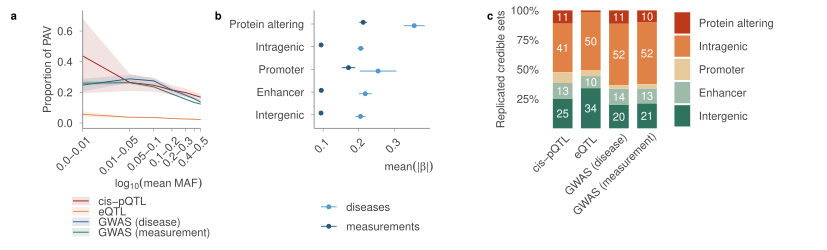

The script that saved this image:
## Script to generate Figure 2 and Extended Data Fig. 9
# The MAF-vs-effect-size panel is a standalone Extended Data Fig. 9, and Figure 2 has
# three panels:
#   a = plot_b (proportion of PAV across MAF bins)
#   b = plot_d (mean |beta| across five consequence groups)
#   c = plot_c (consequence/localisation distribution across four study types)
# Outputs: figure_2.pdf and ../../05-figures-supplementary/extended_data/extended_figure_9.pdf
#
# The script requires the intermediate data files generated by
# chapters/02-analysis-main/02_selective_pressures.ipynb

suppressPackageStartupMessages({
  library(dplyr)
  library(ggplot2)
  library(readr)
  library(cowplot)
  library(patchwork)
})

# Run from the repository root: tools/run_r.sh chapters/04-figures-main/figure_2/figure_2.R
data_dir <- "data/intermediate_files_refactor"
out_dir <- "chapters/04-figures-main/figure_2"


data_2a_path <- file.path(data_dir, "figure_2_a.csv")
data_2b_path <- file.path(data_dir, "figure_2_b.csv")
stopifnot(file.exists(data_2a_path))
stopifnot(file.exists(data_2b_path))

data_2a <- readr::read_csv(data_2a_path)
data_2b <- readr::read_csv(data_2b_path)


data_2c_path <- file.path(data_dir, "figure_2_c.csv")
data_2d_path <- file.path(data_dir, "figure_2_d.csv")
stopifnot(file.exists(data_2c_path))
stopifnot(file.exists(data_2d_path))

data_2c <- readr::read_csv(data_2c_path)
data_2d <- readr::read_csv(data_2d_path)


# Theme to mimic matplotlib styling (Helvetica, light grid, no spines)
base_theme <- theme_minimal() +
  theme(
    text = element_text(face = "plain", color = "#434343"),
    plot.title = element_text(
      face = "plain",
      size = 10,
      hjust = 0.5,
      color = "#434343"
    ),
    axis.title = element_text(size = 8, face = "plain", color = "#434343"),
    axis.text = element_text(size = 8, face = "plain", color = "#434343"),
    axis.text.x = element_text(
      size = 8,
      margin = margin(t = 0, b = 0),
      color = "#434343",
      angle = 45,
      hjust = 0.9
    ),
    axis.title.x = element_text(
      size = 8,
      face = "plain",
      color = "#434343",
      margin = margin(t = 10)
    ),
    axis.ticks = element_line(color = "#8a8a8a", linewidth = 0.2),
    axis.ticks.length = unit(0.08, "cm"),
    panel.background = element_blank(),
    panel.grid.major = element_blank(),
    panel.grid.major.x = element_blank(),
    panel.grid.major.y = element_blank(),
    panel.grid.minor = element_blank(),
    panel.border = element_blank(),
    axis.line = element_line(color = "#8a8a8a", linewidth = 0.3),
    legend.position = "right",
    legend.title = element_blank(),
    legend.text = element_text(face = "plain", color = "#434343", size = 8)
  )

# Define colors (shared by plot a and plot b)
colors <- c(
  "cis-pqtl" = "#A01813",
  "eqtl" = "#E08145",
  "gwas-disease" = "#245780",
  "gwas-measurement" = "#2F735F"
)

# Ensure studyType has a consistent order across both plots
studytype_levels <- c("cis-pqtl", "eqtl", "gwas-disease", "gwas-measurement")

# X-axis title position for plot a and b (hjust: 0 = left, 0.5 = center, 1 = right; vjust: vertical)
x_axis_title_hjust_a <- 0.8
x_axis_title_vjust_a <- 1
x_axis_title_hjust_b <- 0.8
x_axis_title_vjust_b <- 1

# Aspect ratio for all four panels (height/width; same value keeps panels uniform)
panel_aspect_ratio <- 0.6

# ---- Plot A ----

data_2a$studyType <- factor(
  data_2a$studyType,
  levels = studytype_levels
)

# X-axis breaks for plot a) (show all labels except 0.3-0.4)
x_breaks_a <- sort(unique(data_2a$mafBinMidpoint))
x_labels_a <- sort(unique(data_2a$mafBinRange))
x_labels_a[x_labels_a == "0.3-0.4"] <- ""

# Calculate y-axis limits for plot a) to ensure all data is visible
max_y_a <- max(data_2a$avgAbsEstimatedBetaInBucketCIUpper)
y_upper_a <- ceiling(max_y_a * 10) / 10 # Round up to nearest 0.1


# Create plot a)
plot_a <- ggplot(
  data_2a,
  aes(
    x = mafBinMidpoint,
    y = avgAbsEstimatedBetaInBucket,
    color = studyType,
    fill = studyType,
    group = studyType
  )
) +
  geom_ribbon(
    aes(
      ymin = avgAbsEstimatedBetaInBucketCILower,
      ymax = avgAbsEstimatedBetaInBucketCIUpper
    ),
    alpha = 0.12,
    colour = NA,
    na.rm = TRUE
  ) +
  geom_line(linewidth = 0.3, na.rm = TRUE) +
  scale_color_manual(
    values = colors,
    breaks = names(colors),
    labels = c("cis-pQTL", "eQTL", "GWAS (disease)", "GWAS (measurement)"),
    name = "studyType"
  ) +
  scale_fill_manual(
    values = colors,
    breaks = names(colors),
    labels = c("cis-pQTL", "eQTL", "GWAS (disease)", "GWAS (measurement)"),
    name = "studyType"
  ) +
  scale_x_log10(
    breaks = x_breaks_a,
    labels = x_labels_a,
    expand = c(0, 0)
  ) +
  labs(
    x = expression(log[10](mean~MAF)),
    y = expression(mean("|" * beta * "|"))
  ) +
  base_theme +
  coord_cartesian(ylim = c(0, y_upper_a)) +
  theme(
    plot.margin = margin(t = 5, r = 0, b = 15, l = 10),
    axis.title.x = element_text(
      size = 8,
      face = "plain",
      color = "#434343",
      margin = margin(t = 4),
      hjust = x_axis_title_hjust_a,
      vjust = x_axis_title_vjust_a
    ),
    axis.title.y = element_text(size = 8, face = "plain", color = "#434343"),
    legend.position = "none", # Legend will be placed at bottom
    aspect.ratio = panel_aspect_ratio
  )

# ---- Plot B ----

# Ensure study type has the same factor levels as plot a)
data_2b$studyType <- factor(
  data_2b$studyType,
  levels = studytype_levels
)

# Define bins and labels (show all except 0.3-0.4)
x_labels_b <- sort(unique(data_2b$mafBinRange))
x_labels_b[x_labels_b == "0.3-0.4"] <- ""
x_breaks_b <- sort(unique(data_2b$mafBinMidpoint))

# Calculate y-axis limits to ensure all data is visible in plot b)
max_y <- max(data_2b$alteringProportionInBucketCIUpper)
y_upper <- ceiling(max_y * 10) / 10 # Round up to nearest 0.1

# Create plot b)
plot_b <- ggplot(
  data_2b,
  aes(
    x = mafBinMidpoint,
    y = alteringProportionInBucket,
    color = studyType,
    fill = studyType,
    group = studyType
  )
) +
  geom_ribbon(
    aes(
      ymin = alteringProportionInBucketCILower,
      ymax = alteringProportionInBucketCIUpper
    ),
    alpha = 0.12,
    colour = NA,
    na.rm = TRUE
  ) +
  geom_line(linewidth = 0.3, na.rm = TRUE) +
  scale_color_manual(
    values = colors,
    breaks = names(colors),
    labels = c("cis-pQTL", "eQTL", "GWAS (disease)", "GWAS (measurement)"),
    name = "studyType"
  ) +
  scale_fill_manual(
    values = colors,
    breaks = names(colors),
    labels = c("cis-pQTL", "eQTL", "GWAS (disease)", "GWAS (measurement)"),
    name = "studyType"
  ) +
  scale_x_log10(
    breaks = x_breaks_b,
    labels = x_labels_b,
    expand = c(0, 0)
  ) +
  labs(
    x = expression(log[10](mean~MAF)),
    y = "Proportion of PAV"
  ) +
  base_theme +
  coord_cartesian(ylim = c(0, max(y_upper, 0.6))) +
  theme(
    plot.margin = margin(t = 5, r = 0, b = 15, l = 15),
    axis.title.x = element_text(
      size = 8,
      face = "plain",
      color = "#434343",
      margin = margin(t = 4),
      hjust = x_axis_title_hjust_b,
      vjust = x_axis_title_vjust_b
    ),
    axis.title.y = element_text(size = 8, face = "plain", color = "#434343"),
    legend.position = "none", # Legend will be placed at bottom
    aspect.ratio = panel_aspect_ratio
  )

# ---- Plot C ----

# Categorical palette for consequence categories (used in plot c)
categorical_dark_colors <- c(
  "#BC3A19",
  "#E08145",
  "#E6CA9C",
  "#9EBAA8",
  "#2F735F"
)


fill_label_order <- c(
  "protein_altering",
  "intragenic",
  "promoter",
  "enhancer",
  "intergenic"
)

# Human-readable labels for consequence categories (shared by forest plot c and barplot d)
consequence_labels <- c(
  "protein_altering" = "Protein altering",
  "intragenic" = "Intragenic",
  "promoter" = "Promoter",
  "enhancer" = "Enhancer",
  "intergenic" = "Intergenic"
)

# Format labels: show rounded integers for segments > 5%
data_c <- data_2c %>%
  mutate(
    pConsequenceLabel = ifelse(
      pConsequenceValue > 10.0,
      sprintf("%.0f", round(pConsequenceValue)),
      ""
    ),
    percentage = pConsequenceValue / 100,
    consequenceCategory = factor(
      consequenceCategory,
      levels = fill_label_order
    )
  )

plot_c <- ggplot(
  data_c,
  aes(
    x = studyType,
    y = percentage,
    fill = consequenceCategory
  )
) +
  geom_col(width = 0.7, position = "stack") +
  geom_text(
    aes(label = pConsequenceLabel),
    position = position_stack(vjust = 0.5),
    colour = "white",
    size = 8 / .pt
  ) +
  scale_y_continuous(
    expand = c(0, 0),
    labels = function(x) {
      ifelse(x == 0, "", sprintf("%.0f%%", x * 100))
    }
  ) +
  scale_x_discrete(
    labels = c(
      "cis-pqtl" = "cis-pQTL",
      "eqtl" = "eQTL",
      "gwas-disease" = "GWAS (disease)",
      "gwas-measurement" = "GWAS (measurement)"
    )
  ) +
  scale_fill_manual(
    values = categorical_dark_colors,
    labels = consequence_labels,
    name = "Consequence category"
  ) +
  labs(
    x = "",
    y = "Replicated credible sets"
  ) +
  base_theme +
  theme(
    aspect.ratio = panel_aspect_ratio,
    axis.ticks = element_blank(),
    axis.line = element_blank(),
    legend.position = "right",
    legend.text = element_text(size = 8, hjust = 0.5),
    legend.key.size = unit(0.45, "cm"),
    legend.key.height = unit(0.59, "cm"),
    legend.box.spacing = unit(0.05, "cm"),
    legend.spacing = unit(0.5, "cm"),
    axis.text.x = element_text(
      size = 8,
      margin = margin(t = 0, b = 0),
      color = "#434343",
      angle = 45,
      hjust = 0.95
    ),
    axis.text.y = element_text(size = 8, color = "#434343", margin = margin(r = -3)),
    axis.title.x = element_text(
      size = 8,
      face = "plain",
      color = "#434343",
      margin = margin(t = 10)
    ),
    panel.spacing.x = unit(0, "cm"), # Reduce spacing between panels
    plot.margin = margin(t = 5, r = 0, b = 15, l = 0)
  )

# ---- Plot D ----

data_d <- data_2d |>
  dplyr::mutate(
    consequenceCategory = factor(
      consequenceCategory,
      # Reverse order as we flip the plot
      levels = rev(fill_label_order)
    ),
    studyType = case_when(
      studyType == "gwas-measurement" ~ "measurements",
      studyType == "gwas-disease" ~ "diseases",
    )
  )

position_dodge_w <- position_dodge(width = 0.3)

plot_d <- ggplot(
  data_d,
  aes(
    x = avgMaxAbsEstimatedBeta,
    y = consequenceCategory,
    color = studyType,
    group = studyType
  )
) +
  geom_errorbar(
    aes(
      xmin = CILower,
      xmax = CIUpper
    ),
    width = 0,
    linewidth = 0.3,
    position = position_dodge_w
  ) +
  geom_point(
    position = position_dodge_w,
    size = 1
  ) +
  scale_y_discrete(labels = consequence_labels) +
  scale_color_manual(
    values = c("diseases" = "#4F97CF", "measurements" = "#245780"),
    name = "Study type"
  ) +
  guides(
    color = guide_legend(
      nrow = 2, # 2 rows
      byrow = TRUE # Fill horizontally first
    )
  ) +
  labs(
    x = expression(mean("|" * beta * "|")),
    y = ""
  ) +
  base_theme +
  theme(
    legend.position = "bottom",
    legend.justification = c(1.16, 0.5),
    legend.text = element_text(size = 8),
    legend.key.size = unit(0.5, "cm"),
    legend.direction = "horizontal",
    legend.spacing.y = unit(-2, "cm"),
    # legend.box.spacing = unit(-1, "cm"),
    legend.margin = margin(t = 0, r = 0, b = 0, l = 0),
    axis.text.x = element_text(
      size = 8,
      color = "#434343",
      angle = 45,
      # vjust = 0.8,
      # hjust = 0.5,
      margin = margin(t = 0, b = 0)
    ),
    axis.text.y = element_text(size = 8, color = "#434343"),
    axis.title.x = element_text(
      size = 8,
      face = "plain",
      color = "#434343",
      margin = margin(t = -8),
      hjust = 0.9
    ),
    axis.title.y = element_blank(),
    plot.margin = margin(t = 5, r = 5, b = 15, l = 5)
    # No aspect.ratio: width controlled by rel_widths only, height fills row
  )

# ---- Combine plots horizontally using cowplot ----
# Revision r1: plot_a (mean |beta| vs MAF) is no longer part of Figure 2; it is
# promoted to a standalone Extended Data Fig. 9 at the bottom of this script.
# Panel mapping in the r1 figure: a = plot_b, b = plot_d, c = plot_c.

# extract axis titles using get_plot_component (cowplot function)
axis_title_b <- get_plot_component(plot_b, "xlab-b", return_all = TRUE)
axis_title_c <- get_plot_component(plot_c, "xlab-b", return_all = TRUE)
axis_title_d <- get_plot_component(plot_d, "xlab-b", return_all = TRUE)


# Published widths were c(1.2, 1.2, 1.2, 2) for (plot_a, plot_b, plot_d, plot_c).
# Dropping plot_a drops its 1.2; the remaining three keep their published
# proportions so panel c (plot_c) keeps the wider slot.
rel_widths <- c(1.2, 1.2, 2) # minimal gaps between panels
spacer <- ggplot() + theme_void()


# Combine plots (panel "a" = plot b, panel "b" = plot d, panel "c" = plot c)
# Minimal margins so plot content fills each panel (no gap between label and graph)
plots_abc <- plot_grid(
  plot_b + theme(legend.position = "none", axis.title.x = element_blank(), plot.margin = margin(t = 2, r = 0, b = 15, l = 5)),
  plot_d + theme(legend.position = "none", axis.title.x = element_blank(), plot.margin = margin(t = 0, r = 15, b = 0, l = 0)),
  plot_c + theme(legend.position = "right", axis.title.x = element_blank(), plot.margin = margin(t = 2, r = 0, b = 1, l = 5), legend.text.align = 0),
  nrow = 1,
  align = "h",
  rel_widths = rel_widths,
  labels = c("a", "b", "c"),
  label_size = 8,
  # Published offsets were c(0, -0.02, -0.08, -0.04) for four slots. plot_b takes
  # the first slot (0, as plot_a had), plot_d keeps -0.08; plot_c's slot is wider
  # here than in the published grid, so a positive offset is needed to keep its
  # label the same ~0.15 in from the panel instead of drifting into the gap.
  label_x = c(0, -0.08, 0.09)
)

# Combine x-axis titles (one per panel, same slot widths as the panel grid)
plots_abc_x_axes <- plot_grid(
  axis_title_b,
  axis_title_d,
  axis_title_c,
  nrow = 1,
  align = "h",
  rel_widths = rel_widths
)

# Study-type legend. Published figure took it from plot_a and shared it across
# panels a and b (plot_a / plot_b, identical scales and labels). plot_a is no
# longer in the grid, so it is now taken from plot_b, which carries the same
# scale_color_manual/scale_fill_manual breaks and labels -> identical legend.
# Laid out vertically (one entry per row) rather than as the published single
# horizontal row: with only one panel to serve it no longer needs ~3.6 in of
# width, and a ~1.3 in vertical block fits under panel a, which frees the space
# under panel b for legend_d.
legend_ab <- get_legend(
  plot_b +
    theme(
      legend.position = "bottom",
      legend.direction = "vertical",
      legend.text = element_text(size = 8),
      legend.key.size = unit(0.3, "cm"), # Adjust key size if needed
      legend.key.width = unit(0.5, "cm"), # Adjust key width for horizontal legend
      legend.key.height = unit(0.22, "cm"),
      legend.spacing.y = unit(0, "cm"),
      legend.margin = margin(t = 0, r = 0, b = 0, l = 0)
    )
)

# plot_c keeps its own consequence-category legend inside the panel (right),
# so its slot in the legend row stays empty, as in the published figure.
legend_c <- ggplot() +
  theme_void()

legend_d <- get_legend(
  plot_d +
    theme(
      legend.position = "bottom",
      legend.direction = "horizontal",
      legend.text = element_text(size = 8),
      legend.key.size = unit(0.3, "cm"),
      legend.key.width = unit(0.5, "cm"),
      legend.spacing.y = unit(-1.5, "cm")
    )
)

# Legend row, cell widths in inches of the 8.27 in canvas. Cells equal to the
# panel slots do not centre the legends on their panels: legend_ab lands left of
# panel a's axis, and legend_d is offset to the right of its cell by its
# legend.justification = c(1.16, 0.5). The widths below are solved so each legend
# is centred on its own panel's plotted axis (panel a 0.823-2.003 in, centre
# 1.41 in; panel b 3.133-4.293 in, centre 3.71 in): a leading spacer, then the
# study-type legend, then legend_d, then the empty legend_c cell (plot_c draws
# its own consequence legend inside its panel).
legend_cells_in <- c(0.604, 1.500, 1.945, 4.221) # sums to 8.27
plot_legend_abc <- plot_grid(
  spacer,
  legend_ab,
  legend_d,
  legend_c,
  nrow = 1,
  align = "h",
  rel_widths = legend_cells_in,
  label_size = 8
)

# Overlay the x-axis titles and the legend row on the panel grid
plot_overlaid <- plots_abc +
  inset_element(
    plots_abc_x_axes,
    0,
    0.8,
    1,
    0.3,
    align_to = "full"
  )

# The vertical study-type legend is ~0.5 in tall instead of the ~0.15 in of a
# single horizontal row, so the legend row is dropped from 0.15 to 0.11 of the
# canvas height to clear the "log10(mean MAF)" axis title above it.
plot_overlaid_with_legend <- plot_overlaid +
  inset_element(
    plot_legend_abc,
    0,
    0.11,
    1,
    0.11,
    align_to = "full"
  )

ggsave(
  file.path(out_dir, "figure_2.pdf"),
  plot = plot_overlaid_with_legend,
  width = 8.27,
  height = 2.5,
  dpi = 300,
  bg = "#ffffff"
)


# ---- Extended Data Fig. 9: plot_a on its own ----
# plot_a already carries its own x-axis title (labs(x = log10(mean MAF))) and its
# own colour/fill scales; in the published Figure 2 both were suppressed by the
# grid assembly (axis.title.x = element_blank(), legend.position = "none") and
# re-supplied as separate insets. Standalone it only needs the legend switched
# back on and the x-axis title centred over the panel.
plot_ed9 <- plot_a +
  theme(
    legend.position = "right",
    legend.direction = "vertical",
    legend.text = element_text(size = 8),
    legend.key.size = unit(0.3, "cm"),
    legend.key.width = unit(0.5, "cm"),
    axis.title.x = element_text(
      size = 8,
      face = "plain",
      color = "#434343",
      margin = margin(t = 4),
      hjust = 0.5,
      vjust = x_axis_title_vjust_a
    ),
    plot.margin = margin(t = 5, r = 5, b = 5, l = 10)
  )

ggsave(
  "chapters/05-figures-supplementary/extended_data/extended_figure_9.pdf",
  plot = plot_ed9,
  width = 7.19, # page width of extended_figure_10.pdf (518 pt)
  height = 3.19, # page height of extended_figure_10.pdf (230 pt)
  dpi = 300,
  bg = "#ffffff"
)
